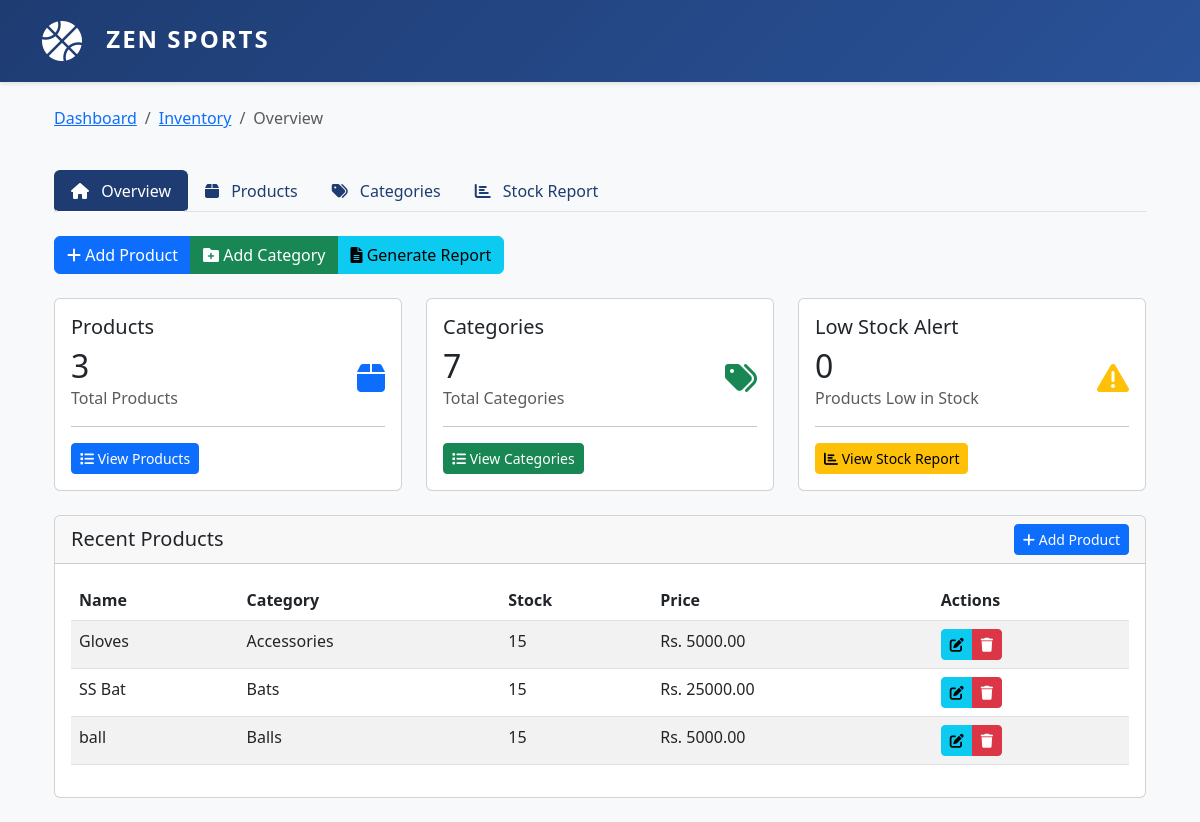
/inventory/, run on an earlier commit of the app's database.
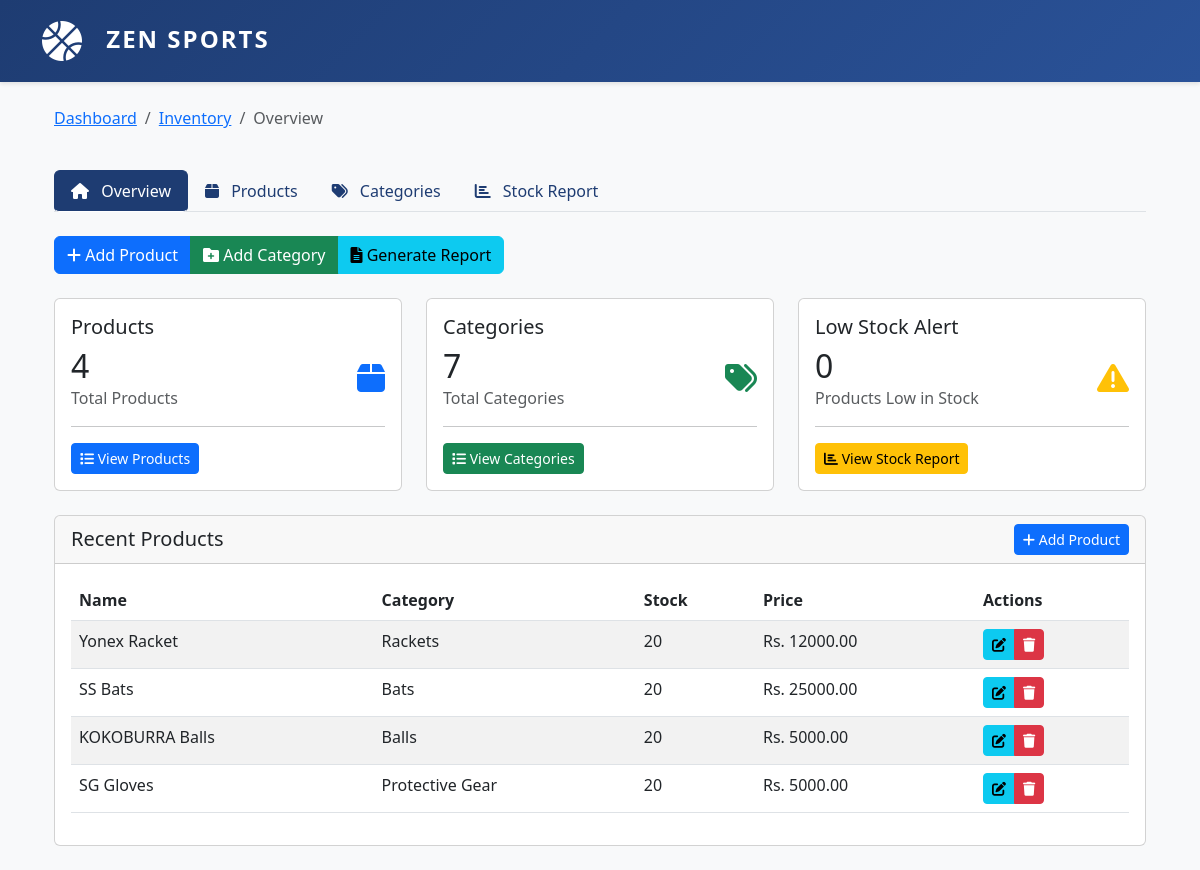
And on a later commit of the database.
### inventory/models.py (models this page shows, shortened)
class Product(models.Model):
    name = models.CharField(max_length=200)
    category = models.ForeignKey(Category, on_delete=models.SET_NULL, null=True)
    sku = models.CharField(max_length=50, unique=True)
    description = models.TextField(blank=True)
    price = models.DecimalField(max_digits=10, decimal_places=2, validators=[MinValueValidator(0)])
    stock = models.IntegerField(default=0, validators=[MinValueValidator(0)])
    reorder_level = models.IntegerField(default=10, validators=[MinValueValidator(0)],
                                      help_text="Minimum stock level before reordering")
    image = models.ImageField(upload_to='products/', null=True, blank=True, default='products/default.png')
    created_at = models.DateTimeField(auto_now_add=True)
    updated_at = models.DateTimeField(auto_now=True)
    class Meta:
        ordering = ['name']

class Category(models.Model):
    name = models.CharField(max_length=100, unique=True)
    description = models.TextField(blank=True)
    created_at = models.DateTimeField(auto_now_add=True)
    updated_at = models.DateTimeField(auto_now=True)
    class Meta:
        verbose_name_plural = "Categories"
        ordering = ['name']

### inventory/views.py (the view)
# urls.py: path('', views.index, name='index'),
def index(request):
    context = {
        'total_products': Product.objects.count(),
        'total_categories': Category.objects.count(),
        'recent_products': Product.objects.select_related('category').order_by('-created_at')[:5],
        'low_stock_products': Product.objects.select_related('category').filter(
            stock__lte=F('reorder_level')
        ),
        'low_stock_count': Product.objects.filter(
            stock__lte=F('reorder_level')
        ).count(),
    }
    return render(request, 'inventory/index.html', context)

### templates/inventory/index.html (shortened to what this page needs)
{% extends 'inventory/base_inventory.html' %}
{% block breadcrumb %}
<li class="breadcrumb-item active">Overview</li>
{% endblock %}
{% block inventory_content %}
<div class="row">
    <div class="col-md-4 mb-4">
        <div class="card h-100">
            <div class="card-body">
                <h5 class="card-title">Products</h5>
                <div class="d-flex justify-content-between align-items-center">
                    <div>
                        <h2 class="mb-0">{{ total_products }}</h2>
                        <p class="text-muted mb-0">Total Products</p>
                    </div>
                    <div class="text-primary">
                        <i class="fas fa-box fa-2x"></i>
                    </div>
                </div>
                <hr>
                <a href="{% url 'inventory:product_list' %}" class="btn btn-primary btn-sm">
                    <i class="fas fa-list"></i> View Products
                </a>
            </div>
        </div>
    </div>
    <div class="col-md-4 mb-4">
        <div class="card h-100">
            <div class="card-body">
                <h5 class="card-title">Categories</h5>
                <div class="d-flex justify-content-between align-items-center">
                    <div>
                        <h2 class="mb-0">{{ total_categories }}</h2>
                        <p class="text-muted mb-0">Total Categories</p>
                    </div>
                    <div class="text-success">
                        <i class="fas fa-tags fa-2x"></i>
                    </div>
                </div>
                <hr>
                <a href="{% url 'inventory:category_list' %}" class="btn btn-success btn-sm">
                    <i class="fas fa-list"></i> View Categories
                </a>
            </div>
        </div>
    </div>
    <div class="col-md-4 mb-4">
        <div class="card h-100">
            <div class="card-body">
                <h5 class="card-title">Low Stock Alert</h5>
                <div class="d-flex justify-content-between align-items-center">
                    <div>
                        <h2 class="mb-0">{{ low_stock_count }}</h2>
                        <p class="text-muted mb-0">Products Low in Stock</p>
                    </div>
                    <div class="text-warning">
                        <i class="fas fa-exclamation-triangle fa-2x"></i>
                    </div>
                </div>
                <hr>
                <a href="{% url 'inventory:stock_report' %}" class="btn btn-warning btn-sm">
                    <i class="fas fa-chart-bar"></i> View Stock Report
                </a>
            </div>
        </div>
    </div>
</div>
<div class="card mb-4">
    <div class="card-header d-flex justify-content-between align-items-center">
        <h5 class="mb-0">Recent Products</h5>
        <a href="{% url 'inventory:add_product' %}" class="btn btn-primary btn-sm">
            <i class="fas fa-plus"></i> Add Product
        </a>
    </div>
    <div class="card-body">
        <div class="table-responsive">
            <table class="table table-striped">
                <thead>
                    <tr>
                        <th>Name</th>
                        <th>Category</th>
                        <th>Stock</th>
                        <th>Price</th>
                        <th>Actions</th>
                    </tr>
                </thead>
                <tbody>
                    {% for product in recent_products %}
                    <tr>
                        <td>{{ product.name }}</td>
                        <td>{{ product.category.name }}</td>
                        <td>
                            {% if product.stock <= product.reorder_level %}
                            <span class="badge bg-warning">Low Stock ({{ product.stock }})</span>
                            {% else %}
                            {{ product.stock }}
                            {% endif %}
                        </td>
                        <td>Rs. {{ product.price }}</td>
                        <td>
                            <div class="btn-group" role="group">
                                <a href="{% url 'inventory:edit_product' product.id %}" class="btn btn-sm btn-info">
                                    <i class="fas fa-edit"></i>
                                </a>
                                <button type="button" class="btn btn-sm btn-danger" onclick="confirmDelete('{{ product.id }}')">
                                    <i class="fas fa-trash"></i>
                                </button>
                            </div>
                        </td>
                    </tr>
                    {% empty %}
                    <tr>
                        <td colspan="5" class="text-center">No products available</td>
                    </tr>
                    {% endfor %}
                </tbody>
            </table>
        </div>
    </div>
</div>
{% endblock %}

### templates/inventory/base_inventory.html (shortened to what this page needs)
{% extends 'base.html' %}
{% block content %}
<div class="container-fluid">
    <div class="row mb-4">
        <div class="col-12">
            <nav aria-label="breadcrumb">
                <ol class="breadcrumb">
                    <li class="breadcrumb-item"><a href="{% url 'dashboard' %}">Dashboard</a></li>
                    <li class="breadcrumb-item"><a href="{% url 'inventory:index' %}">Inventory</a></li>
                    {% block breadcrumb %}{% endblock %}
                </ol>
            </nav>
        </div>
    </div>
    <div class="row mb-4">
        <div class="col-12">
            <ul class="nav nav-tabs">
                <li class="nav-item">
                    <a class="nav-link {% if request.resolver_match.url_name == 'index' %}active{% endif %}"
                       href="{% url 'inventory:index' %}">
                        <i class="fas fa-home"></i> Overview
                    </a>
                </li>
                <li class="nav-item">
                    <a class="nav-link {% if request.resolver_match.url_name == 'product_list' %}active{% endif %}"
                       href="{% url 'inventory:product_list' %}">
                        <i class="fas fa-box"></i> Products
                    </a>
                </li>
                <li class="nav-item">
                    <a class="nav-link {% if request.resolver_match.url_name == 'category_list' %}active{% endif %}"
                       href="{% url 'inventory:category_list' %}">
                        <i class="fas fa-tags"></i> Categories
                    </a>
                </li>
                <li class="nav-item">
                    <a class="nav-link {% if request.resolver_match.url_name == 'stock_report' %}active{% endif %}"
                       href="{% url 'inventory:stock_report' %}">
                        <i class="fas fa-chart-bar"></i> Stock Report
                    </a>
                </li>
            </ul>
        </div>
    </div>
    <div class="row mb-4">
        <div class="col-12">
            <div class="btn-group" role="group" aria-label="Quick Actions">
                <a href="{% url 'inventory:add_product' %}" class="btn btn-primary">
                    <i class="fas fa-plus"></i> Add Product
                </a>
                <button type="button" class="btn btn-success" data-bs-toggle="modal" data-bs-target="#addCategoryModal">
                    <i class="fas fa-folder-plus"></i> Add Category
                </button>
                <a href="{% url 'inventory:stock_report' %}" class="btn btn-info">
                    <i class="fas fa-file-alt"></i> Generate Report
                </a>
            </div>
        </div>
    </div>
    {% block inventory_content %}{% endblock %}
</div>
{% endblock %}

### templates/base.html (shortened to what this page needs)
<!DOCTYPE html>
{% load static %}
<html lang="en">
<head>
    <link href="https://cdn.jsdelivr.net/npm/bootstrap@5.3.0/dist/css/bootstrap.min.css" rel="stylesheet">
    <link href="https://cdnjs.cloudflare.com/ajax/libs/font-awesome/6.0.0/css/all.min.css" rel="stylesheet">
    <link rel="stylesheet" href="https://cdn.datatables.net/1.13.6/css/jquery.dataTables.min.css">
</head>
<body>
    <nav class="navbar navbar-expand-lg">
        <div class="container">
            <a class="navbar-brand" href="{% if user.is_authenticated %}{% url 'dashboard' %}{% else %}#{% endif %}">
                <i class="fas fa-basketball-ball" style="font-size:2.5rem; color:white; vertical-align:middle;"></i>
                <span style="font-weight:bold; font-size:1.5rem; color:white; margin-left:10px; letter-spacing:2px;">ZEN SPORTS</span>
            </a>
        </div>
    </nav>
    <div class="container mt-4">
        {% block content %}{% endblock %}
    </div>
</body>
</html>

### templates/base.html (style rules this page uses)
:root { --primary-color: #1e3c72; --secondary-color: #2a5298; }
body { background-color: #f8f9fa; }
.navbar { background: linear-gradient(135deg, var(--primary-color) 0%, var(--secondary-color) 100%); padding: 1rem 0; box-shadow: 0 2px 4px rgba(0, 0, 0, 0.1); }
.navbar-brand { color: white !important; font-weight: bold; font-size: 1.5rem; }
.navbar-brand i { margin-right: 0.5rem; }
.nav-link { color: #fff !important; padding: 0.5rem 1rem !important; border-radius: 5px; transition: all 0.3s ease; }
.nav-link.active { color: white !important; background-color: rgba(255, 255, 255, 0.2); }
.nav-link i { margin-right: 0.5rem; }

### templates/inventory/base_inventory.html (style rules this page uses)
.nav-tabs .nav-link { color: #1e3c72 !important; font-weight: 500; }
.nav-tabs .nav-link.active { color: #fff !important; background-color: #1e3c72 !important; border-color: #1e3c72 #1e3c72 #fff !important; }

What changed in the data, as far as the page shows it:
removed Product: name "Gloves", category.name "Accessories", stock "15", price "5000.00"
removed Product: name "SS Bat", category.name "Bats", stock "15", price "25000.00"
removed Product: name "ball", category.name "Balls", stock "15", price "5000.00"
added Product: name "Yonex Racket", category.name "Rackets", stock "20", price "12000.00"
added Product: name "SS Bats", category.name "Bats", stock "20", price "25000.00"
added Product: name "KOKOBURRA Balls", category.name "Balls", stock "20", price "5000.00"
added Product: name "SG Gloves", category.name "Protective Gear", stock "20", price "5000.00"
Also different on the page:
{{ total_products }}: "3" → "4"
